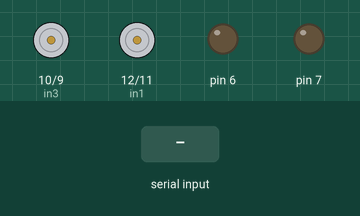
This sketch was run on a simulated Arduino Uno, built with avr-gcc and run on an emulated ATmega328P. Shown: motor-driver pin pairs drawn as motors (green arrow = first pin HIGH = forward, orange = second pin HIGH = backward, longer = more drive), output pins drawn as LEDs (lit = HIGH). The test bench sets the inputs (shaded band). What the sketch prints to the serial monitor is not drawn.

Above: at 1.2 s.
1.3 s: "5" received over Serial
At 2.0 s:
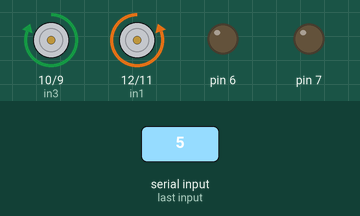
2.8 s: "6" received over Serial
At 3.1 s:
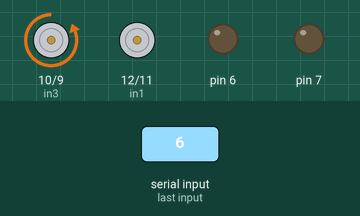
4.3 s: "7" received over Serial
At 5.5 s:
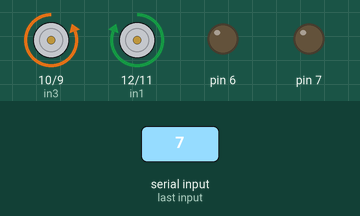
5.8 s: "8" received over Serial
At 6.6 s:
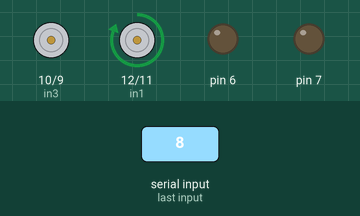
7.3 s: "0" received over Serial
At 7.7 s:
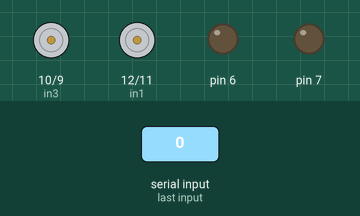
Timing chart, 0 to 9.8 s (numbered marks = the images above; inputs shaded):
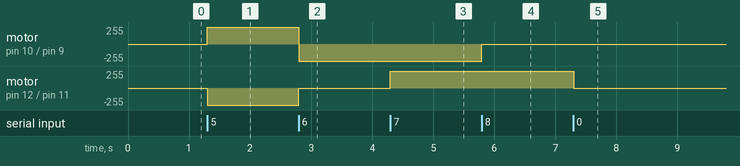

The sketch:

HC05_CAR.ino
```cpp
#include <SoftwareSerial.h>
SoftwareSerial module_bluetooth(0, 1); // pin RX | TX
//#define enA 9
#define in1 12
#define in2 11
//#define enB 10
#define in3 10
#define in4 9
int motorSpeedA = 0;
int motorSpeedB = 0;
char data=0;


void setup() {
//  pinMode(enA, OUTPUT);
//  pinMode(enB, OUTPUT);
  Serial.begin(9600);
  Serial.print("halo");
  pinMode(in1, OUTPUT);
  pinMode(in2, OUTPUT);
  pinMode(in3, OUTPUT);
  pinMode(in4, OUTPUT);
  pinMode(7,OUTPUT);
  pinMode(6,OUTPUT);
}


void loop() {
//  digitalWrite(6,HIGH);
//  delay(500);
//  digitalWrite(6,LOW);
//  delay(500);
//  digitalWrite(7,HIGH);
//  delay(500);
//  digitalWrite(7,LOW);
//  delay(500);
  if(Serial.available() > 0)
  {
    data = Serial.read();
    Serial.print(data);
    if(data == '5'){
    digitalWrite(in1, LOW);
    digitalWrite(in2, HIGH);
    // Set Motor B backward
    digitalWrite(in3, HIGH);
    digitalWrite(in4, LOW);
    }
    if(data == '0'){
    digitalWrite(in1, LOW);
    digitalWrite(in2, LOW);
    // Set Motor B backward
    digitalWrite(in3, LOW);
    digitalWrite(in4, LOW);
    }
    if(data == '6'){
    digitalWrite(in1, LOW);
    digitalWrite(in2, LOW);
    // Set Motor B backward
    digitalWrite(in3, LOW);
    digitalWrite(in4, HIGH);
    }
    if(data == '7'){
    digitalWrite(in1, HIGH);
    digitalWrite(in2, LOW);
    // Set Motor B backward
    digitalWrite(in3, LOW);
    digitalWrite(in4, HIGH);
    }
    if(data == '8'){
    digitalWrite(in1, HIGH);
    digitalWrite(in2, LOW);
    // Set Motor B backward
    digitalWrite(in3, LOW);
    digitalWrite(in4, LOW);
    }
////    motorSpeedA = 200; //bisa diambil dari joystick, tapi sekarang kita input manual aja yak; 0-255
////    motorSpeedB = 200; //bisa diambil dari joystick, tapi sekarang kita input manual aja yak; 0-255
////    analogWrite(enA, motorSpeedA); // Send PWM signal to motor A
////    analogWrite(enB, motorSpeedB); // Send PWM signal to motor B
//    // Set Motor A backward
//    digitalWrite(in1, HIGH);
//    digitalWrite(in2, LOW);
//    // Set Motor B backward
//    digitalWrite(in3, HIGH);
//    digitalWrite(in4, LOW);
//    delay(5000);
//    digitalWrite(in1, LOW);
//    digitalWrite(in2, HIGH);
//    // Set Motor B forward
//    digitalWrite(in3, LOW);
//    digitalWrite(in4, HIGH);
//    delay(2000);
  }
}
```

Measured:
- after the input at 1.3 s, motor on pin 10 (in3) / pin 9 (in4): stopped → forward 255/255 at once; motor on pin 12 (in1) / pin 11 (in2): stopped → backward 255/255 at once
- after the input at 2.8 s, motor on pin 10 (in3) / pin 9 (in4): forward 255/255 → backward 255/255 at once; motor on pin 12 (in1) / pin 11 (in2): backward 255/255 → stopped at once
- after the input at 4.3 s, motor on pin 12 (in1) / pin 11 (in2): stopped → forward 255/255 at once
- after the input at 5.8 s, motor on pin 10 (in3) / pin 9 (in4): backward 255/255 → stopped at once
- after the input at 7.3 s, motor on pin 12 (in1) / pin 11 (in2): forward 255/255 → stopped at once
